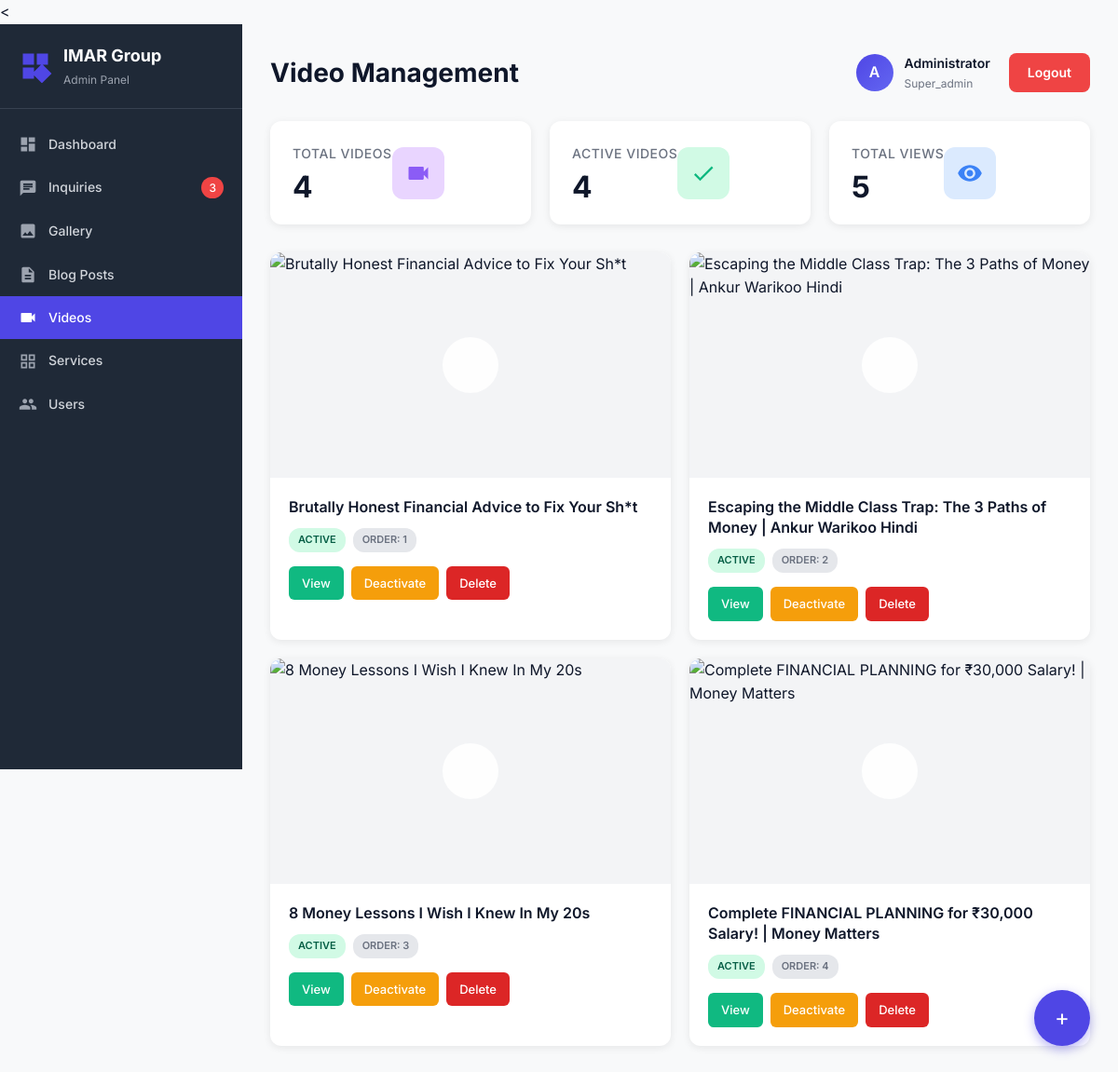
/admin/VIDEOS_CODE/videos.php (signed in), run on the app's committed database.
### tables this page shows
CREATE TABLE `videos` (
  `id` int(11) NOT NULL,
  `title` varchar(255) NOT NULL,
  `youtube_url` varchar(500) NOT NULL,
  `youtube_id` varchar(50) NOT NULL,
  `thumbnail_url` varchar(500) DEFAULT NULL,
  `duration` varchar(20) DEFAULT NULL,
  `status` enum('active','inactive') DEFAULT 'active',
  `display_order` int(11) DEFAULT 0,
  `views` int(11) DEFAULT 0,
  `created_by` int(11) DEFAULT NULL,
  `created_at` timestamp NOT NULL DEFAULT current_timestamp(),
  `updated_at` timestamp NOT NULL DEFAULT current_timestamp() ON UPDATE current_timestamp()
);

### admin/VIDEOS_CODE/videos.php (the view, shortened to what this page needs)
<?php
require_once __DIR__ . '/../../config/config.php';
$admin_name = $_SESSION['admin_name'] ?? 'Admin';
$admin_initials = strtoupper(substr($admin_name, 0, 1));
$admin_role = $_SESSION['admin_role'] ?? 'editor';
$videos = $conn->query("SELECT * FROM videos ORDER BY display_order ASC, created_at DESC")->fetch_all(MYSQLI_ASSOC);
$stats = [
    'total' => $conn->query("SELECT COUNT(*) as count FROM videos")->fetch_assoc()['count'],
    'active' => $conn->query("SELECT COUNT(*) as count FROM videos WHERE status = 'active'")->fetch_assoc()['count'],
    'views' => $conn->query("SELECT SUM(views) as count FROM videos")->fetch_assoc()['count'] ?? 0
];
?>
<!DOCTYPE html>
<html lang="en">
<head>
    <link rel="stylesheet" href="../../css/styles.css">
    <link rel="stylesheet" href="../../css/dashboard.css">
</head>
<body>
<<div class="dashboard">
    <?php include __DIR__ . '/../includes/sidebar.php'; ?>
    <div class="main-content">
        <div class="dashboard-header">
            <h1>Video Management</h1>
            <div class="header-actions">
                <div class="user-info">
                    <div class="user-avatar"><?php echo $admin_initials; ?></div>
                    <div>
                        <div style="font-weight: 600; font-size: 14px;"><?php echo htmlspecialchars($admin_name); ?></div>
                        <div style="font-size: 12px; color: #6b7280;"><?php echo ucfirst($admin_role); ?></div>
                    </div>
                </div>
                <a href="/Imar_Group_Admin_panel/admin/logout.php" class="logout-btn">Logout</a>
            </div>
        </div>
        <div class="stats-grid">
            <div class="stat-card">
                <div class="stat-content">
                    <div class="stat-info">
                        <h3>Total Videos</h3>
                        <div class="stat-value"><?php echo $stats['total']; ?></div>
                    </div>
                    <div class="stat-icon purple">
                        <svg viewBox="0 0 24 24"><path d="M17 10.5V7c0-.55-.45-1-1-1H4c-.55 0-1 .45-1 1v10c0 .55.45 1 1 1h12c.55 0 1-.45 1-1v-3.5l4 4v-11l-4 4z"/></svg>
                    </div>
                </div>
            </div>
            <div class="stat-card">
                <div class="stat-content">
                    <div class="stat-info">
                        <h3>Active Videos</h3>
                        <div class="stat-value"><?php echo $stats['active']; ?></div>
                    </div>
                    <div class="stat-icon green">
                        <svg viewBox="0 0 24 24"><path d="M9 16.2L4.8 12l-1.4 1.4L9 19 21 7l-1.4-1.4L9 16.2z"/></svg>
                    </div>
                </div>
            </div>
            <div class="stat-card">
                <div class="stat-content">
                    <div class="stat-info">
                        <h3>Total Views</h3>
                        <div class="stat-value"><?php echo number_format($stats['views']); ?></div>
                    </div>
                    <div class="stat-icon blue">
                        <svg viewBox="0 0 24 24"><path d="M12 4.5C7 4.5 2.73 7.61 1 12c1.73 4.39 6 7.5 11 7.5s9.27-3.11 11-7.5c-1.73-4.39-6-7.5-11-7.5zM12 17c-2.76 0-5-2.24-5-5s2.24-5 5-5 5 2.24 5 5-2.24 5-5 5zm0-8c-1.66 0-3 1.34-3 3s1.34 3 3 3 3-1.34 3-3-1.34-3-3-3z"/></svg>
                    </div>
                </div>
            </div>
        </div>
        <?php if (empty($videos)): ?>
            <div class="empty-state">
                <svg width="80" height="80" viewBox="0 0 24 24" fill="#d1d5db">
                    <path d="M17 10.5V7c0-.55-.45-1-1-1H4c-.55 0-1 .45-1 1v10c0 .55.45 1 1 1h12c.55 0 1-.45 1-1v-3.5l4 4v-11l-4 4z"/>
                </svg>
                <h3>No Videos Yet</h3>
                <p>Add your first YouTube video above</p>
            </div>
        <?php else: ?>
            <div class="video-grid">
                <?php foreach ($videos as $video): ?>
                    <div class="video-card">
                        <div class="video-thumbnail">
                            <div class="video-play-overlay">
                            </div>
                        </div>
                        <div class="video-content">
                            <div class="video-title"><?php echo htmlspecialchars($video['title']); ?></div>
                            <div class="video-meta">
                                <span class="badge badge-<?php echo $video['status']; ?>"><?php echo ucfirst($video['status']); ?></span>
                                <span class="badge badge-order">Order: <?php echo $video['display_order']; ?></span>
                            </div>
                            <div class="video-actions">
                                <a href="https://www.youtube.com/watch?v=<?php echo htmlspecialchars($video['youtube_id']); ?>"
                                   target="_blank" class="btn-small btn-view">
                                    <i class="fab fa-youtube"></i> View
                                </a>
                                <a href="?toggle=<?php echo $video['id']; ?>&status=<?php echo $video['status']; ?>"
                                   class="btn-small btn-toggle">
                                    <?php echo $video['status'] === 'active' ? 'Deactivate' : 'Activate'; ?>
                                </a>
                                <?php if ($admin_role !== 'editor'): ?>
                                    <a href="?delete=<?php echo $video['id']; ?>"
                                       class="btn-small btn-delete"
                                       onclick="return confirm('Are you sure you want to delete this video?')">
                                        Delete
                                    </a>
                                <?php endif; ?>
                            </div>
                        </div>
                    </div>
                <?php endforeach; ?>
            </div>
        <?php endif; ?>
        <a href="add-videos.php" class="add-new-btn" title="Add New video">+</a>
    </div>
</div>
</body>
</html>

### admin/includes/sidebar.php (shortened to what this page needs)
<?php
$new_inquiries_count = $conn->query("SELECT COUNT(*) as count FROM inquiries WHERE status = 'new'")->fetch_assoc()['count'] ?? 0;
?>
<div class="sidebar">
    <div class="sidebar-header">
        <div class="sidebar-logo">
            <svg viewBox="0 0 24 24">
                <path d="M3 3h8v8H3V3zm10 0h8v8h-8V3zM3 13h8v8H3v-8zm13.66-2.66l6.94 6.94-6.94 6.94-6.94-6.94 6.94-6.94z"/>
            </svg>
            <div class="sidebar-logo-text">
                <h2>IMAR Group</h2>
                <p>Admin Panel</p>
            </div>
        </div>
    </div>
    <div class="sidebar-menu">
        <a href="/Imar_Group_Admin_panel/admin/dashboard.php" class="menu-item <?php echo basename($_SERVER['PHP_SELF']) === 'dashboard.php' ? 'active' : ''; ?>">
            <svg viewBox="0 0 24 24"><path d="M3 13h8V3H3v10zm0 8h8v-6H3v6zm10 0h8V11h-8v10zm0-18v6h8V3h-8z"/></svg>
            <span>Dashboard</span>
        </a>
        <a href="/Imar_Group_Admin_panel/admin/INQUIRY_CODE/inquiries.php" class="menu-item <?php echo strpos($_SERVER['PHP_SELF'], 'INQUIRY_CODE') !== false ? 'active' : ''; ?>">
            <svg viewBox="0 0 24 24">
                <path d="M20 2H4c-1.1 0-1.99.9-1.99 2L2 22l4-4h14c1.1 0 2-.9 2-2V4c0-1.1-.9-2-2-2zM6 9h12v2H6V9zm8 5H6v-2h8v2zm4-6H6V6h12v2z"/>
            </svg>
            <span>Inquiries</span>
            <?php if ($new_inquiries_count > 0): ?>
                <span style="margin-left: auto; background: #ef4444; color: white; padding: 2px 8px; border-radius: 12px; font-size: 12px;">
                    <?php echo $new_inquiries_count; ?>
                </span>
            <?php endif; ?>
        </a>
        <a href="/Imar_Group_Admin_panel/admin/GALLERY_CODE/gallery.php" class="menu-item <?php echo strpos($_SERVER['PHP_SELF'], 'GALLERY_CODE') !== false ? 'active' : ''; ?>">
            <svg viewBox="0 0 24 24"><path d="M21 19V5c0-1.1-.9-2-2-2H5c-1.1 0-2 .9-2 2v14c0 1.1.9 2 2 2h14c1.1 0 2-.9 2-2zM8.5 13.5l2.5 3.01L14.5 12l4.5 6H5l3.5-4.5z"/></svg>
            <span>Gallery</span>
        </a>
        <a href="/Imar_Group_Admin_panel/admin/BLOG_CODE/blog.php" class="menu-item <?php echo strpos($_SERVER['PHP_SELF'], 'BLOG_CODE') !== false ? 'active' : ''; ?>">
            <svg viewBox="0 0 24 24"><path d="M14 2H6c-1.1 0-1.99.9-1.99 2L4 20c0 1.1.89 2 1.99 2H18c1.1 0 2-.9 2-2V8l-6-6zm2 16H8v-2h8v2zm0-4H8v-2h8v2zm-3-5V3.5L18.5 9H13z"/></svg>
            <span>Blog Posts</span>
        </a>
        <a href="/Imar_Group_Admin_panel/admin/VIDEOS_CODE/videos.php" class="menu-item <?php echo basename($_SERVER['PHP_SELF']) === 'videos.php' ? 'active' : ''; ?>">
            <svg viewBox="0 0 24 24"><path d="M17 10.5V7c0-.55-.45-1-1-1H4c-.55 0-1 .45-1 1v10c0 .55.45 1 1 1h12c.55 0 1-.45 1-1v-3.5l4 4v-11l-4 4z"/></svg>
            <span>Videos</span>
        </a>
        <a href="/Imar_Group_Admin_panel/admin/SERVICES_CODE/services.php" class="menu-item <?php echo basename($_SERVER['PHP_SELF']) === 'services.php' ? 'active' : ''; ?>">
            <svg viewBox="0 0 24 24" fill="currentColor">
    <path d="M3 11h8V3H3v8zm2-6h4v4H5V5zm8-2v8h8V3h-8zm6 6h-4V5h4v4zM3 21h8v-8H3v8zm2-6h4v4H5v-4zm8 6h8v-8h-8v8zm2-6h4v4h-4v-4z"/>
</svg>
            <span>Services</span>
        </a>
        <a href="/Imar_Group_Admin_panel/admin/users.php" class="menu-item <?php echo basename($_SERVER['PHP_SELF']) === 'users.php' ? 'active' : ''; ?>">
            <span>Users</span>
        </a>
    </div>
</div>

### css/styles.css (style rules this page uses)
* { margin: 0; padding: 0; box-sizing: border-box; font-family: 'Inter', -apple-system, BlinkMacSystemFont, 'Segoe UI', sans-serif; }
body { background-color: #f8f9fa; color: #0f172a; line-height: 1.6; }
a { text-decoration: none; color: inherit; }
.dashboard { display: flex; min-height: 100vh; background-color: #f8f9fa; }
.sidebar { width: 260px; background-color: #1f2937; color: #ffffff; display: flex; flex-direction: column; position: sticky; top: 0; height: 100vh; overflow-y: auto; }
.sidebar-header { padding: 20px; border-bottom: 1px solid #374151; }
.sidebar-logo { display: flex; align-items: center; gap: 12px; }
.sidebar-logo svg { width: 36px; height: 36px; fill: #4f46e5; flex-shrink: 0; }
.sidebar-logo-text h2 { font-size: 18px; font-weight: 700; margin-bottom: 2px; }
.sidebar-logo-text p { font-size: 12px; color: #9ca3af; }
.sidebar-menu { flex: 1; display: flex; flex-direction: column; padding: 15px 0; }
.menu-item { display: flex; align-items: center; gap: 12px; padding: 12px 20px; cursor: pointer; transition: background 0.2s; color: #d1d5db; position: relative; }
.menu-item svg { width: 20px; height: 20px; fill: #9ca3af; flex-shrink: 0; }
.menu-item span { font-size: 14px; font-weight: 500; }
.menu-item.active { background-color: #4f46e5; color: #ffffff; }
.menu-item.active svg { fill: #ffffff; }
.main-content { flex: 1; padding: 30px; background-color: #f8f9fa; overflow-y: auto; }
.dashboard-header { display: flex; justify-content: space-between; align-items: center; margin-bottom: 30px; flex-wrap: wrap; gap: 15px; }
.dashboard-header h1 { font-size: 28px; font-weight: 700; color: #0f172a; }
.header-actions { display: flex; align-items: center; gap: 20px; }
.user-info { display: flex; align-items: center; gap: 12px; }
.user-avatar { width: 40px; height: 40px; background: linear-gradient(135deg, #4f46e5 0%, #6366f1 100%); color: #ffffff; border-radius: 50%; display: flex; align-items: center; justify-content: center; font-weight: 600; font-size: 16px; }
.logout-btn { padding: 10px 20px; border: none; border-radius: 8px; background-color: #ef4444; color: #ffffff; cursor: pointer; font-size: 14px; font-weight: 600; transition: background 0.3s; }
.stats-grid { display: grid; grid-template-columns: repeat(auto-fit, minmax(240px, 1fr)); gap: 20px; margin-bottom: 30px; }
.stat-card { background-color: #ffffff; padding: 20px; border-radius: 12px; display: flex; justify-content: space-between; align-items: center; box-shadow: 0 1px 3px rgba(0, 0, 0, 0.1); transition: transform 0.2s, box-shadow 0.2s; }
.stat-value { font-size: 28px; font-weight: 700; color: #0f172a; }
.stat-icon { width: 50px; height: 50px; border-radius: 12px; display: flex; align-items: center; justify-content: center; }
.stat-icon svg { width: 24px; height: 24px; }
.stat-icon.blue { background-color: #dbeafe; }
.stat-icon.blue svg { fill: #3b82f6; }
.stat-icon.green { background-color: #d1fae5; }
.stat-icon.green svg { fill: #10b981; }
.stat-icon.purple { background-color: #e9d5ff; }
.stat-icon.purple svg { fill: #8b5cf6; }
.btn-delete { background-color: #dc2626 !important; color: white !important; }

### css/dashboard.css (style rules this page uses)
.stats-grid { display: grid; grid-template-columns: repeat(auto-fit, minmax(260px, 1fr)); gap: 20px; margin-bottom: 30px; }
.stat-card { background: white; padding: 24px; border-radius: 12px; box-shadow: 0 2px 8px rgba(0, 0, 0, 0.08); transition: all 0.3s ease; position: relative; overflow: hidden; }
.stat-card::before { content: ''; position: absolute; top: 0; left: 0; width: 4px; height: 100%; background: linear-gradient(180deg, #4f46e5 0%, #6366f1 100%); opacity: 0; transition: opacity 0.3s ease; }
.stat-content { display: flex; justify-content: space-between; align-items: center; }
.stat-info h3 { font-size: 14px; font-weight: 500; color: #6b7280; margin-bottom: 8px; text-transform: uppercase; letter-spacing: 0.5px; }
.stat-info .stat-value { font-size: 32px; font-weight: 700; color: #0f172a; line-height: 1; }
.stat-icon { width: 56px; height: 56px; border-radius: 12px; display: flex; align-items: center; justify-content: center; flex-shrink: 0; }
.stat-icon svg { width: 28px; height: 28px; }
.btn-delete { background-color: #dc2626 !important; color: white !important; }

### data on the page
videos: title "Brutally Honest Financial Advice to Fix Your Sh*t", status "ACTIVE", display_order "1", shows "Deactivate"
videos: title "Escaping the Middle Class Trap: The 3 Paths of Money | Ankur Warikoo Hindi", status "ACTIVE", display_order "2", shows "Deactivate"
videos: title "8 Money Lessons I Wish I Knew In My 20s", status "ACTIVE", display_order "3", shows "Deactivate"
videos: title "Complete FINANCIAL PLANNING for ₹30,000 Salary! | Money Matters", status "ACTIVE", display_order "4", shows "Deactivate"

### other printed values
$new_inquiries_count "3"
$admin_initials "A"
$admin_name "Administrator"
$admin_role "Super_admin"
$stats['total'] "4"
$stats['active'] "4"
$stats['views'] "5"
